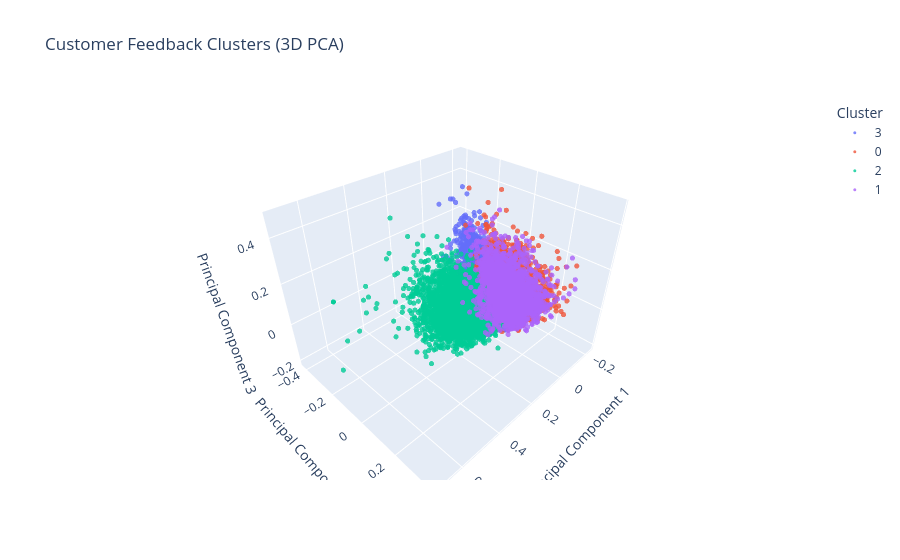

Notebook code for this chart:
### Code cell
pca=PCA(n_components=3)
X_pca=pca.fit_transform(X.toarray())
plot_df = pd.DataFrame({
    "PC1": X_pca[:, 0],
    "PC2": X_pca[:, 1],
    "PC3": X_pca[:, 2],
    "Clusters": df["Clusters"]
})
fig = px.scatter_3d(
    plot_df,
    x="PC1",
    y="PC2",
    z="PC3",
    color=plot_df["Clusters"].astype(str),
    title="Customer Feedback Clusters (3D PCA)",
    opacity=0.8,
    labels={"color": "Clusters"}
)

fig.update_traces(marker=dict(size=3))

fig.update_layout(
    scene=dict(
        xaxis_title="Principal Component 1",
        yaxis_title="Principal Component 2",
        zaxis_title="Principal Component 3"
    ),
    legend_title="Cluster"
)

### Figure 1 — Plotly figure (JSON) as saved in the notebook; plotly's stock layout.template omitted (floating-point values rounded to 4 significant figures; data arrays with more than 128 entries replaced by an {"elided": "..."} marker saying what was removed)
{"data": [{"hovertemplate": "Clusters=3<br>PC1=%{x}<br>PC2=%{y}<br>PC3=%{z}<extra></extra>", "legendgroup": "3", "marker": {"color": "#636efa", "opacity": 0.8, "size": 3, "symbol": "circle"}, "mode": "markers", "name": "3", "scene": "scene", "showlegend": true, "type": "scatter3d", "x": {"elided": "10042 float values"}, "y": {"elided": "10042 float values"}, "z": {"elided": "10042 float values"}}, {"hovertemplate": "Clusters=0<br>PC1=%{x}<br>PC2=%{y}<br>PC3=%{z}<extra></extra>", "legendgroup": "0", "marker": {"color": "#EF553B", "opacity": 0.8, "size": 3, "symbol": "circle"}, "mode": "markers", "name": "0", "scene": "scene", "showlegend": true, "type": "scatter3d", "x": {"elided": "4909 float values"}, "y": {"elided": "4909 float values"}, "z": {"elided": "4909 float values"}}, {"hovertemplate": "Clusters=2<br>PC1=%{x}<br>PC2=%{y}<br>PC3=%{z}<extra></extra>", "legendgroup": "2", "marker": {"color": "#00cc96", "opacity": 0.8, "size": 3, "symbol": "circle"}, "mode": "markers", "name": "2", "scene": "scene", "showlegend": true, "type": "scatter3d", "x": {"elided": "4263 float values"}, "y": {"elided": "4263 float values"}, "z": {"elided": "4263 float values"}}, {"hovertemplate": "Clusters=1<br>PC1=%{x}<br>PC2=%{y}<br>PC3=%{z}<extra></extra>", "legendgroup": "1", "marker": {"color": "#ab63fa", "opacity": 0.8, "size": 3, "symbol": "circle"}, "mode": "markers", "name": "1", "scene": "scene", "showlegend": true, "type": "scatter3d", "x": {"elided": "3427 float values"}, "y": {"elided": "3427 float values"}, "z": {"elided": "3427 float values"}}], "layout": {"legend": {"title": {"text": "Cluster"}, "tracegroupgap": 0}, "scene": {"domain": {"x": [0, 1], "y": [0, 1]}, "xaxis": {"title": {"text": "Principal Component 1"}}, "yaxis": {"title": {"text": "Principal Component 2"}}, "zaxis": {"title": {"text": "Principal Component 3"}}}, "title": {"text": "Customer Feedback Clusters (3D PCA)"}}}
